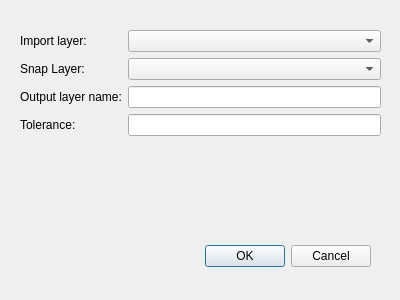
<?xml version="1.0" encoding="UTF-8"?>
<ui version="4.0">
 <class>ImportWandsworth2DialogBase</class>
 <widget class="QDialog" name="ImportWandsworth2DialogBase">
  <property name="geometry">
   <rect>
    <x>0</x>
    <y>0</y>
    <width>400</width>
    <height>300</height>
   </rect>
  </property>
  <property name="windowTitle">
   <string>Import Wandsworth</string>
  </property>
  <widget class="QDialogButtonBox" name="button_box">
   <property name="geometry">
    <rect>
     <x>30</x>
     <y>240</y>
     <width>341</width>
     <height>32</height>
    </rect>
   </property>
   <property name="orientation">
    <enum>Qt::Horizontal</enum>
   </property>
   <property name="standardButtons">
    <set>QDialogButtonBox::Cancel|QDialogButtonBox::Ok</set>
   </property>
  </widget>
  <widget class="QWidget" name="layoutWidget">
   <property name="geometry">
    <rect>
     <x>20</x>
     <y>30</y>
     <width>361</width>
     <height>106</height>
    </rect>
   </property>
   <layout class="QFormLayout" name="formLayout">
    <item row="0" column="0">
     <widget class="QLabel" name="label">
      <property name="text">
       <string>Import layer:</string>
      </property>
     </widget>
    </item>
    <item row="0" column="1">
     <widget class="QgsMapLayerComboBox" name="importLayer"/>
    </item>
    <item row="2" column="0">
     <widget class="QLabel" name="label_2">
      <property name="text">
       <string>Output layer name:</string>
      </property>
     </widget>
    </item>
    <item row="1" column="1">
     <widget class="QgsMapLayerComboBox" name="snapLayer"/>
    </item>
    <item row="1" column="0">
     <widget class="QLabel" name="label_3">
      <property name="text">
       <string>Snap Layer: </string>
      </property>
     </widget>
    </item>
    <item row="3" column="0">
     <widget class="QLabel" name="label_4">
      <property name="text">
       <string>Tolerance:</string>
      </property>
     </widget>
    </item>
    <item row="3" column="1">
     <widget class="QLineEdit" name="fld_Tolerance"/>
    </item>
    <item row="2" column="1">
     <widget class="QLineEdit" name="outputLayerName"/>
    </item>
   </layout>
  </widget>
 </widget>
 <customwidgets>
  <customwidget>
   <class>QgsMapLayerComboBox</class>
   <extends>QComboBox</extends>
   <header>qgsmaplayercombobox.h</header>
  </customwidget>
 </customwidgets>
 <resources/>
 <connections>
  <connection>
   <sender>button_box</sender>
   <signal>accepted()</signal>
   <receiver>ImportWandsworth2DialogBase</receiver>
   <slot>accept()</slot>
   <hints>
    <hint type="sourcelabel">
     <x>20</x>
     <y>20</y>
    </hint>
    <hint type="destinationlabel">
     <x>20</x>
     <y>20</y>
    </hint>
   </hints>
  </connection>
  <connection>
   <sender>button_box</sender>
   <signal>rejected()</signal>
   <receiver>ImportWandsworth2DialogBase</receiver>
   <slot>reject()</slot>
   <hints>
    <hint type="sourcelabel">
     <x>20</x>
     <y>20</y>
    </hint>
    <hint type="destinationlabel">
     <x>20</x>
     <y>20</y>
    </hint>
   </hints>
  </connection>
 </connections>
</ui>
